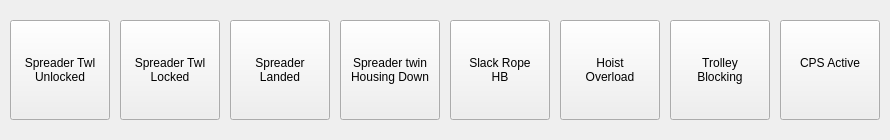
     <widget class="QWidget" name="topInfoWidget" native="true">
      <property name="minimumSize">
       <size>
        <width>0</width>
        <height>140</height>
       </size>
      </property>
      <property name="maximumSize">
       <size>
        <width>16777215</width>
        <height>140</height>
       </size>
      </property>
      <layout class="QHBoxLayout" name="horizontalLayout_2">
       <property name="spacing">
        <number>10</number>
       </property>
       <property name="leftMargin">
        <number>10</number>
       </property>
       <property name="topMargin">
        <number>0</number>
       </property>
       <property name="rightMargin">
        <number>10</number>
       </property>
       <property name="bottomMargin">
        <number>0</number>
       </property>
       <item>
        <widget class="QToolButton" name="spreaderTWLUnlocked">
         <property name="minimumSize">
          <size>
           <width>100</width>
           <height>100</height>
          </size>
         </property>
         <property name="text">
          <string>Spreader Twl 
Unlocked</string>
         </property>
         <property name="icon">
          <iconset>
           <normaloff>UI/resources/redlight.png</normaloff>UI/resources/redlight.png</iconset>
         </property>
         <property name="iconSize">
          <size>
           <width>80</width>
           <height>80</height>
          </size>
         </property>
         <property name="checkable">
          <bool>true</bool>
         </property>
         <property name="toolButtonStyle">
          <enum>Qt::ToolButtonTextUnderIcon</enum>
         </property>
        </widget>
       </item>
       <item>
        <widget class="QToolButton" name="spreaderTWLLocked">
         <property name="minimumSize">
          <size>
           <width>100</width>
           <height>100</height>
          </size>
         </property>
         <property name="text">
          <string>Spreader Twl 
Locked</string>
         </property>
         <property name="icon">
          <iconset>
           <normaloff>UI/resources/greenlight.png</normaloff>UI/resources/greenlight.png</iconset>
         </property>
         <property name="iconSize">
          <size>
           <width>80</width>
           <height>80</height>
          </size>
         </property>
         <property name="checkable">
          <bool>true</bool>
         </property>
         <property name="toolButtonStyle">
          <enum>Qt::ToolButtonTextUnderIcon</enum>
         </property>
        </widget>
       </item>
       <item>
        <widget class="QToolButton" name="spreaderLanded">
         <property name="minimumSize">
          <size>
           <width>100</width>
           <height>100</height>
          </size>
         </property>
         <property name="text">
          <string>Spreader
Landed</string>
         </property>
         <property name="icon">
          <iconset>
           <normaloff>UI/resources/greenlight.png</normaloff>UI/resources/greenlight.png</iconset>
         </property>
         <property name="iconSize">
          <size>
           <width>80</width>
           <height>80</height>
          </size>
         </property>
         <property name="checkable">
          <bool>true</bool>
         </property>
         <property name="toolButtonStyle">
          <enum>Qt::ToolButtonTextUnderIcon</enum>
         </property>
        </widget>
       </item>
       <item>
        <widget class="QToolButton" name="housingDown">
         <property name="minimumSize">
          <size>
           <width>100</width>
           <height>100</height>
          </size>
         </property>
         <property name="text">
          <string>Spreader twin
Housing Down</string>
         </property>
         <property name="icon">
          <iconset>
           <normaloff>UI/resources/yellowlight.png</normaloff>UI/resources/yellowlight.png</iconset>
         </property>
         <property name="iconSize">
          <size>
           <width>80</width>
           <height>80</height>
          </size>
         </property>
         <property name="checkable">
          <bool>true</bool>
         </property>
         <property name="toolButtonStyle">
          <enum>Qt::ToolButtonTextUnderIcon</enum>
         </property>
        </widget>
       </item>
       <item>
        <widget class="QToolButton" name="slackRobe">
         <property name="minimumSize">
          <size>
           <width>100</width>
           <height>100</height>
          </size>
         </property>
         <property name="text">
          <string>Slack Rope
HB</string>
         </property>
         <property name="icon">
          <iconset>
           <normaloff>UI/resources/yellowlight.png</normaloff>UI/resources/yellowlight.png</iconset>
         </property>
         <property name="iconSize">
          <size>
           <width>80</width>
           <height>80</height>
          </size>
         </property>
         <property name="checkable">
          <bool>true</bool>
         </property>
         <property name="toolButtonStyle">
          <enum>Qt::ToolButtonTextUnderIcon</enum>
         </property>
        </widget>
       </item>
       <item>
        <widget class="QToolButton" name="hoistOverload">
         <property name="minimumSize">
          <size>
           <width>100</width>
           <height>100</height>
          </size>
         </property>
         <property name="text">
          <string>Hoist
Overload</string>
         </property>
         <property name="icon">
          <iconset>
           <normaloff>UI/resources/yellowlight.png</normaloff>UI/resources/yellowlight.png</iconset>
         </property>
         <property name="iconSize">
          <size>
           <width>80</width>
           <height>80</height>
          </size>
         </property>
         <property name="checkable">
          <bool>true</bool>
         </property>
         <property name="toolButtonStyle">
          <enum>Qt::ToolButtonTextUnderIcon</enum>
         </property>
        </widget>
       </item>
       <item>
        <widget class="QToolButton" name="trolleyBlocking">
         <property name="minimumSize">
          <size>
           <width>100</width>
           <height>100</height>
          </size>
         </property>
         <property name="text">
          <string>Trolley
Blocking</string>
         </property>
         <property name="icon">
          <iconset>
           <normaloff>UI/resources/yellowlight.png</normaloff>UI/resources/yellowlight.png</iconset>
         </property>
         <property name="iconSize">
          <size>
           <width>80</width>
           <height>80</height>
          </size>
         </property>
         <property name="checkable">
          <bool>true</bool>
         </property>
         <property name="toolButtonStyle">
          <enum>Qt::ToolButtonTextUnderIcon</enum>
         </property>
        </widget>
       </item>
       <item>
        <widget class="QToolButton" name="cpsActive">
         <property name="minimumSize">
          <size>
           <width>100</width>
           <height>100</height>
          </size>
         </property>
         <property name="text">
          <string>CPS Active
</string>
         </property>
         <property name="icon">
          <iconset>
           <normaloff>UI/resources/greenlight.png</normaloff>UI/resources/greenlight.png</iconset>
         </property>
         <property name="iconSize">
          <size>
           <width>80</width>
           <height>80</height>
          </size>
         </property>
         <property name="checkable">
          <bool>true</bool>
         </property>
         <property name="toolButtonStyle">
          <enum>Qt::ToolButtonTextUnderIcon</enum>
         </property>
        </widget>
       </item>
      </layout>
     </widget>
